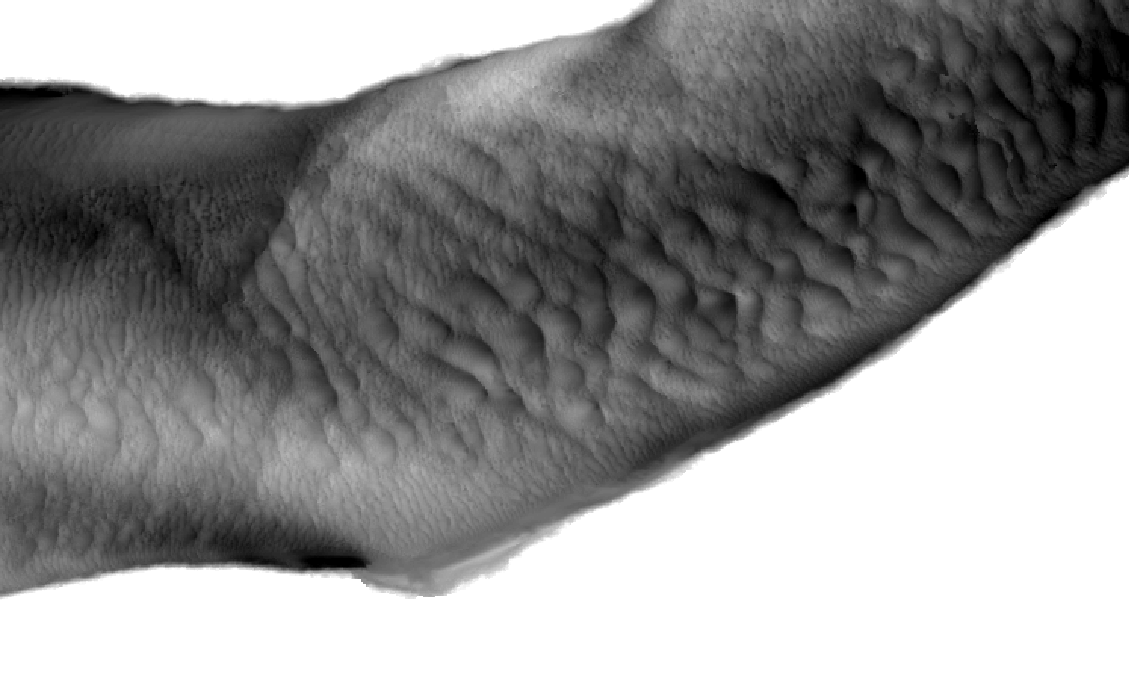
#> input picture Test/Test algorithme partage des eaux/Exemple2_5,548_11,20.tif, 1130 x 683 px
$ python Test.py
#> lines starting #> are read from the running program, lines starting #| are printed output that depends on the picture
import numpy as np
import cv2
from matplotlib import pyplot as plt
from tkinter import filedialog

path = filedialog.askopenfilename(title="Ouvrir une image",filetypes=[('all files','.*')])
#> the answer given: Exemple2_5,548_11,20.tif


img = cv2.imread(path,0)
#> img is the input picture: shape (683, 1130); min 0, max 255, mean 148.8

f = np.fft.fft2(img)
fshift = np.fft.fftshift(f)
magnitude_spectrum = 20*np.log(np.abs(fshift))
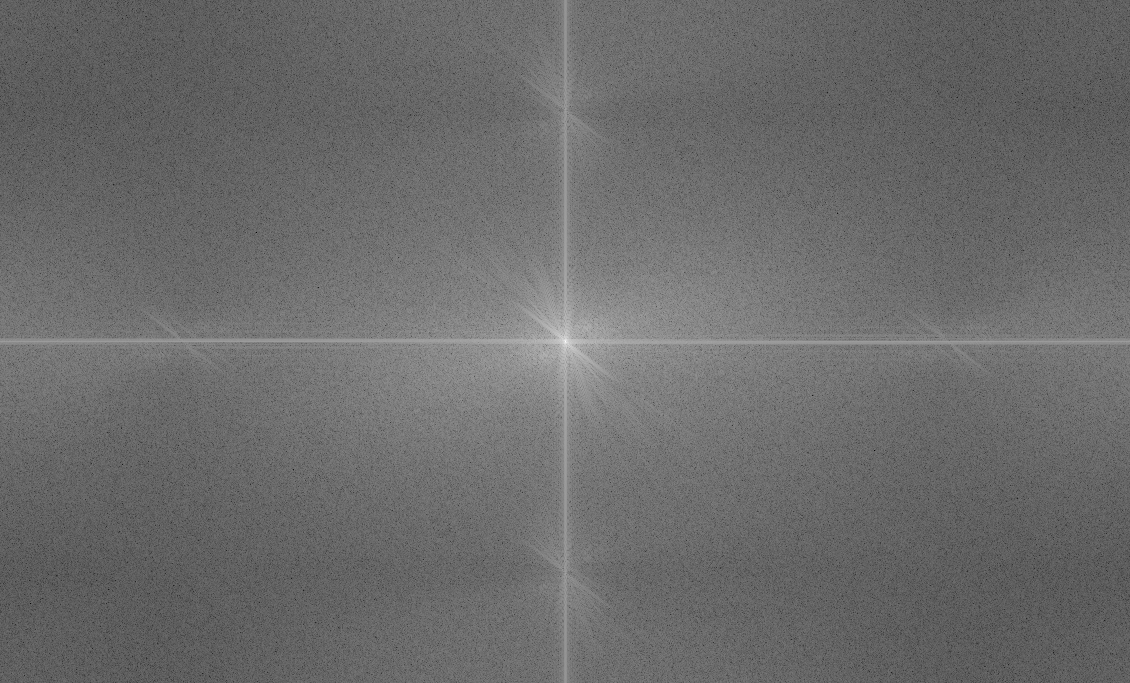
#> magnitude_spectrum: shape (683, 1130) float64; min -14.74, max 371.2, mean 148.2; drawn with min black and max white

# [7 lines of commented-out code are left out]


rows, cols = img.shape
#> rows = 683; cols = 1130
crow,ccol = int(rows/2) , int(cols/2)
#> crow = 341; ccol = 565
fshift[crow-30:crow+30, ccol-30:ccol+30] = 0
f_ishift = np.fft.ifftshift(fshift)
img_back = np.fft.ifft2(f_ishift)
img_back = np.abs(img_back)
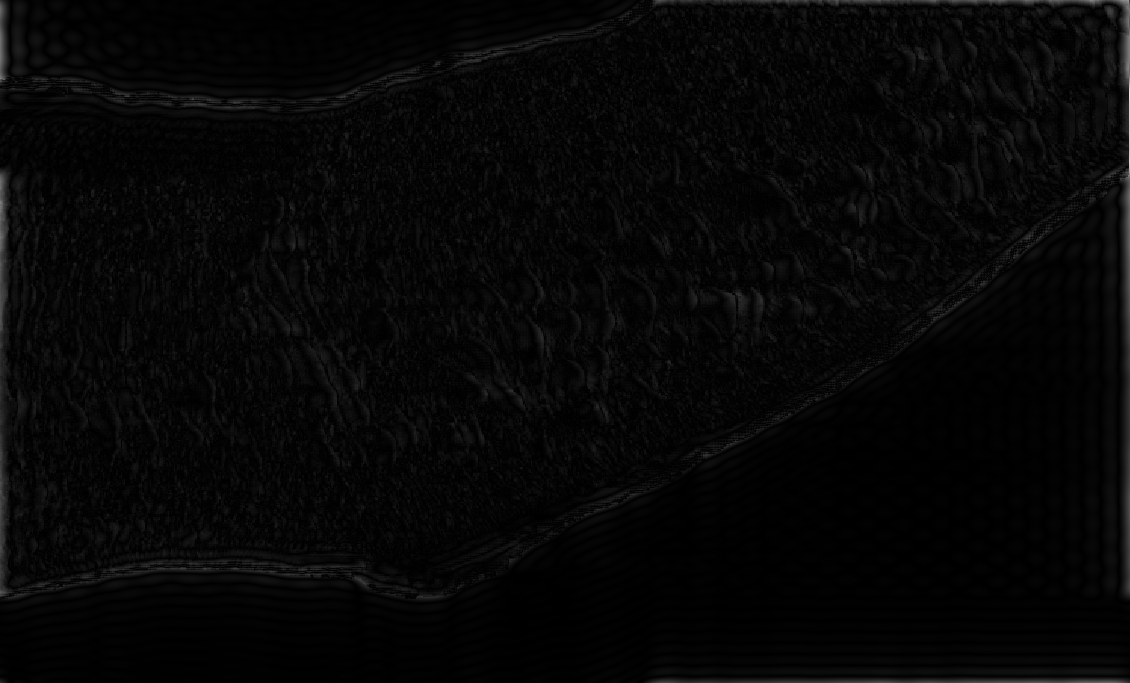
#> img_back: shape (683, 1130) float64; min 0.00551, max 231.1, mean 6.9

plt.subplot(131),plt.imshow(img, cmap = 'gray')
plt.title('Input Image'), plt.xticks([]), plt.yticks([])
plt.subplot(132),plt.imshow(img_back, cmap = 'gray')
plt.title('Image after HPF'), plt.xticks([]), plt.yticks([])
plt.subplot(133),plt.imshow(img_back)
plt.title('Result in JET'), plt.xticks([]), plt.yticks([])

plt.show()
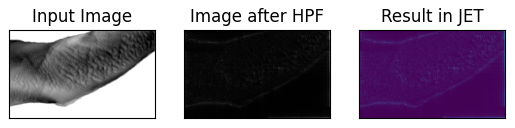
#> figure drawn by matplotlib, 3 panels
